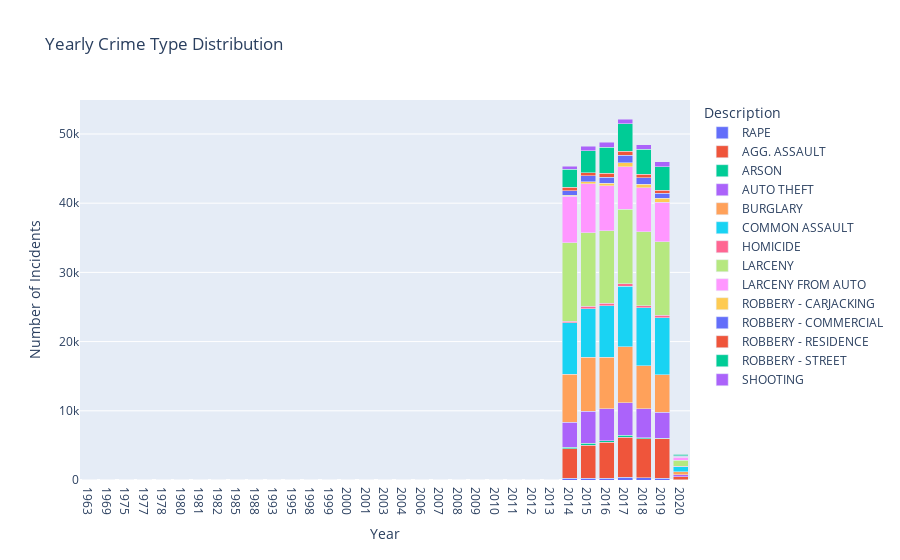

Notebook code for this chart:
### Markdown cell above
#### Task 4: Generate a series of plots to illustrate how crime type distributions might vary from year-to-year, month-to-month, or by day-of-week aggregating across all locations.

### Code cell
import plotly.express as px

# Convert the 'CrimeDate' column to datetime format
df['CrimeDate'] = pd.to_datetime(df['CrimeDate'])

# Extract year, month, and day of the week from the 'CrimeDate' column
df['Year'] = df['CrimeDate'].dt.year
df['Month'] = df['CrimeDate'].dt.strftime('%b')  # Use '%b' for short month names
df['DayOfWeek'] = df['CrimeDate'].dt.day_name()

# Calculate the total incidents for each row
df['Total Incidents'] = 1

# Set Seaborn style to a white background
sns.set(style="whitegrid", palette="tab20c")

# Yearly crime type distribution (Stacked Plot)
yearly_crime_counts = df.groupby(['Year', 'Description'])['Total Incidents'].sum().reset_index()
fig_yearly = px.bar(yearly_crime_counts, x='Year', y='Total Incidents', color='Description',
                    title='Yearly Crime Type Distribution',
                    labels={'Total Incidents': 'Number of Incidents'},
                    barmode='stack')
fig_yearly.update_xaxes(type='category')  # Ensure years are treated as categories
#fig_yearly.update_traces(texttemplate='%{y}', textposition='inside')  # Add tooltips showing incident count
fig_yearly.show()

# Monthly crime type distribution (Heatmap with x and y axes interchanged)
monthly_crime_counts = df.groupby(['Month', 'Description'])['Total Incidents'].sum().unstack(fill_value=0)
plt.figure(figsize=(12, 8))
sns.heatmap(monthly_crime_counts.T, cmap="YlGnBu", cbar_kws={'label': 'Number of Incidents'})
plt.title('Monthly Crime Type Distribution',fontsize=16)
plt.xlabel('Month',fontsize=16)
plt.ylabel('Crime Type',fontsize=16)
plt.show()

# Day of the week crime type distribution (Heatmap with x and y axes interchanged)
day_of_week_crime_counts = df.groupby(['DayOfWeek', 'Description'])['Total Incidents'].sum().unstack(fill_value=0)
day_order = ['Monday', 'Tuesday', 'Wednesday', 'Thursday', 'Friday', 'Saturday', 'Sunday']
day_of_week_crime_counts = day_of_week_crime_counts.reindex(day_order)
plt.figure(figsize=(12, 8))
sns.heatmap(day_of_week_crime_counts.T, cmap="YlGnBu", cbar_kws={'label': 'Number of Incidents'})
plt.title('Day of the Week Crime Type Distribution',fontsize=16)
plt.xlabel('Day of the Week',fontsize=16)
plt.ylabel('Crime Type',fontsize=16)
plt.show()

### Figure 1 — Plotly figure (JSON) as saved in the notebook; plotly's stock layout.template omitted (floating-point values rounded to 4 significant figures)
{"data": [{"hovertemplate": "Description=RAPE<br>Year=%{x}<br>Number of Incidents=%{y}<extra></extra>", "legendgroup": "RAPE", "marker": {"color": "#636efa", "pattern": {"shape": ""}}, "name": "RAPE", "orientation": "v", "showlegend": true, "textposition": "auto", "type": "bar", "x": [1963, 1969, 1975, 1977, 1978, 1980, 1981, 1982, 1985, 1988, 1993, 1995, 1998, 1999, 2000, 2001, 2003, 2004, 2006, 2007, 2008, 2009, 2010, 2011, 2012, 2013, 2014, 2015, 2016, 2017, 2018, 2019, 2020], "xaxis": "x", "y": [1, 1, 1, 1, 1, 1, 1, 1, 1, 1, 2, 2, 2, 2, 3, 3, 1, 2, 1, 5, 5, 7, 3, 9, 10, 15, 241, 283, 289, 362, 349, 273, 12], "yaxis": "y"}, {"hovertemplate": "Description=AGG. ASSAULT<br>Year=%{x}<br>Number of Incidents=%{y}<extra></extra>", "legendgroup": "AGG. ASSAULT", "marker": {"color": "#EF553B", "pattern": {"shape": ""}}, "name": "AGG. ASSAULT", "orientation": "v", "showlegend": true, "textposition": "auto", "type": "bar", "x": [2014, 2015, 2016, 2017, 2018, 2019, 2020], "xaxis": "x", "y": [4264, 4763, 5149, 5843, 5604, 5660, 423], "yaxis": "y"}, {"hovertemplate": "Description=ARSON<br>Year=%{x}<br>Number of Incidents=%{y}<extra></extra>", "legendgroup": "ARSON", "marker": {"color": "#00cc96", "pattern": {"shape": ""}}, "name": "ARSON", "orientation": "v", "showlegend": true, "textposition": "auto", "type": "bar", "x": [2014, 2015, 2016, 2017, 2018, 2019, 2020], "xaxis": "x", "y": [216, 289, 268, 265, 126, 106, 1], "yaxis": "y"}, {"hovertemplate": "Description=AUTO THEFT<br>Year=%{x}<br>Number of Incidents=%{y}<extra></extra>", "legendgroup": "AUTO THEFT", "marker": {"color": "#ab63fa", "pattern": {"shape": ""}}, "name": "AUTO THEFT", "orientation": "v", "showlegend": true, "textposition": "auto", "type": "bar", "x": [2014, 2015, 2016, 2017, 2018, 2019, 2020], "xaxis": "x", "y": [3652, 4565, 4612, 4669, 4226, 3766, 342], "yaxis": "y"}, {"hovertemplate": "Description=BURGLARY<br>Year=%{x}<br>Number of Incidents=%{y}<extra></extra>", "legendgroup": "BURGLARY", "marker": {"color": "#FFA15A", "pattern": {"shape": ""}}, "name": "BURGLARY", "orientation": "v", "showlegend": true, "textposition": "auto", "type": "bar", "x": [2014, 2015, 2016, 2017, 2018, 2019, 2020], "xaxis": "x", "y": [6877, 7856, 7392, 8094, 6212, 5387, 419], "yaxis": "y"}, {"hovertemplate": "Description=COMMON ASSAULT<br>Year=%{x}<br>Number of Incidents=%{y}<extra></extra>", "legendgroup": "COMMON ASSAULT", "marker": {"color": "#19d3f3", "pattern": {"shape": ""}}, "name": "COMMON ASSAULT", "orientation": "v", "showlegend": true, "textposition": "auto", "type": "bar", "x": [2014, 2015, 2016, 2017, 2018, 2019, 2020], "xaxis": "x", "y": [7463, 6992, 7498, 8751, 8369, 8236, 752], "yaxis": "y"}, {"hovertemplate": "Description=HOMICIDE<br>Year=%{x}<br>Number of Incidents=%{y}<extra></extra>", "legendgroup": "HOMICIDE", "marker": {"color": "#FF6692", "pattern": {"shape": ""}}, "name": "HOMICIDE", "orientation": "v", "showlegend": true, "textposition": "auto", "type": "bar", "x": [2014, 2015, 2016, 2017, 2018, 2019, 2020], "xaxis": "x", "y": [211, 342, 318, 342, 309, 348, 32], "yaxis": "y"}, {"hovertemplate": "Description=LARCENY<br>Year=%{x}<br>Number of Incidents=%{y}<extra></extra>", "legendgroup": "LARCENY", "marker": {"color": "#B6E880", "pattern": {"shape": ""}}, "name": "LARCENY", "orientation": "v", "showlegend": true, "textposition": "auto", "type": "bar", "x": [2014, 2015, 2016, 2017, 2018, 2019, 2020], "xaxis": "x", "y": [11382, 10671, 10459, 10789, 10693, 10644, 870], "yaxis": "y"}, {"hovertemplate": "Description=LARCENY FROM AUTO<br>Year=%{x}<br>Number of Incidents=%{y}<extra></extra>", "legendgroup": "LARCENY FROM AUTO", "marker": {"color": "#FF97FF", "pattern": {"shape": ""}}, "name": "LARCENY FROM AUTO", "orientation": "v", "showlegend": true, "textposition": "auto", "type": "bar", "x": [2014, 2015, 2016, 2017, 2018, 2019, 2020], "xaxis": "x", "y": [6719, 7057, 6517, 6176, 6368, 5691, 449], "yaxis": "y"}, {"hovertemplate": "Description=ROBBERY - CARJACKING<br>Year=%{x}<br>Number of Incidents=%{y}<extra></extra>", "legendgroup": "ROBBERY - CARJACKING", "marker": {"color": "#FECB52", "pattern": {"shape": ""}}, "name": "ROBBERY - CARJACKING", "orientation": "v", "showlegend": true, "textposition": "auto", "type": "bar", "x": [2014, 2015, 2016, 2017, 2018, 2019, 2020], "xaxis": "x", "y": [156, 287, 413, 568, 481, 582, 67], "yaxis": "y"}, {"hovertemplate": "Description=ROBBERY - COMMERCIAL<br>Year=%{x}<br>Number of Incidents=%{y}<extra></extra>", "legendgroup": "ROBBERY - COMMERCIAL", "marker": {"color": "#636efa", "pattern": {"shape": ""}}, "name": "ROBBERY - COMMERCIAL", "orientation": "v", "showlegend": true, "textposition": "auto", "type": "bar", "x": [2014, 2015, 2016, 2017, 2018, 2019, 2020], "xaxis": "x", "y": [627, 883, 865, 1078, 913, 756, 68], "yaxis": "y"}, {"hovertemplate": "Description=ROBBERY - RESIDENCE<br>Year=%{x}<br>Number of Incidents=%{y}<extra></extra>", "legendgroup": "ROBBERY - RESIDENCE", "marker": {"color": "#EF553B", "pattern": {"shape": ""}}, "name": "ROBBERY - RESIDENCE", "orientation": "v", "showlegend": true, "textposition": "auto", "type": "bar", "x": [2014, 2015, 2016, 2017, 2018, 2019, 2020], "xaxis": "x", "y": [468, 439, 529, 559, 513, 416, 60], "yaxis": "y"}, {"hovertemplate": "Description=ROBBERY - STREET<br>Year=%{x}<br>Number of Incidents=%{y}<extra></extra>", "legendgroup": "ROBBERY - STREET", "marker": {"color": "#00cc96", "pattern": {"shape": ""}}, "name": "ROBBERY - STREET", "orientation": "v", "showlegend": true, "textposition": "auto", "type": "bar", "x": [2014, 2015, 2016, 2017, 2018, 2019, 2020], "xaxis": "x", "y": [2662, 3133, 3799, 3964, 3596, 3363, 262], "yaxis": "y"}, {"hovertemplate": "Description=SHOOTING<br>Year=%{x}<br>Number of Incidents=%{y}<extra></extra>", "legendgroup": "SHOOTING", "marker": {"color": "#ab63fa", "pattern": {"shape": ""}}, "name": "SHOOTING", "orientation": "v", "showlegend": true, "textposition": "auto", "type": "bar", "x": [2014, 2015, 2016, 2017, 2018, 2019, 2020], "xaxis": "x", "y": [369, 632, 666, 703, 677, 770, 52], "yaxis": "y"}], "layout": {"barmode": "stack", "legend": {"title": {"text": "Description"}, "tracegroupgap": 0}, "title": {"text": "Yearly Crime Type Distribution"}, "xaxis": {"anchor": "y", "domain": [0, 1], "title": {"text": "Year"}, "type": "category"}, "yaxis": {"anchor": "x", "domain": [0, 1], "title": {"text": "Number of Incidents"}}}}
